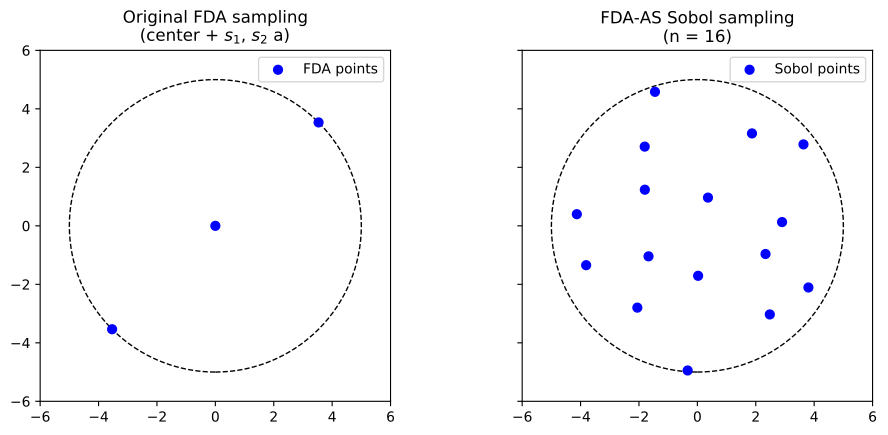

This figure's Python source:
import numpy as np
import matplotlib.pyplot as plt
from scipy.stats import qmc


def sobol_sphere_volume_lowdisc(center, radius, n, seed=42):
    """Uniform volume sampling using 2D Sobol → disc."""
    sampler = qmc.Sobol(d=2, scramble=True, seed=seed)
    u = sampler.random(n=n)  # points in [0,1]^2

    # Transform to disc: r = R * sqrt(u1), theta = 2π * u2
    r = radius * np.sqrt(u[:, 0])  # sqrt for uniform area in 2D
    theta = 2 * np.pi * u[:, 1]
    x = r * np.cos(theta)
    y = r * np.sin(theta)

    points = np.column_stack([x, y])
    return points + center


# ---------- Parameters ----------
center = np.array([0.0, 0.0])
radius = 5.0
D = 2
alpha = 1

# FDA original points (center + s1, s2 along first axis)
d = 0  # axis index (0‑based)
e_d = np.zeros(D)
e_d[d] = 1.0

shift = alpha * radius / np.sqrt(D) * np.ones(D)
s1 = center + shift
s2 = center - shift
original_points = np.array([center, s1, s2])

# FDA‑AS Sobol points (n = 2^ceil(log2(5*D)) = 16 for D=2)
n_sobol = 2 ** int(np.ceil(np.log2(5 * D)))
sobol_points = sobol_sphere_volume_lowdisc(center, radius, n=n_sobol, seed=1)

# ---------- Plot ----------
fig, (ax1, ax2) = plt.subplots(1, 2, figsize=(10, 4.5), sharey=True)

# Left: original FDA
circle1 = plt.Circle((center[0], center[1]), radius,
                     fill=False, color='black', linestyle='--')
ax1.add_patch(circle1)
ax1.scatter(original_points[:, 0], original_points[:, 1],
            c='blue', s=40, zorder=5, label='FDA points')
ax1.set_aspect('equal')
ax1.set_xlim(-6, 6)
ax1.set_ylim(-6, 6)
ax1.set_title('Original FDA sampling\n(center + $s_1$, $s_2$ a)')
#ax1.grid(True, alpha=0.3)
ax1.legend()

# Right: FDA‑AS Sobol
circle2 = plt.Circle((center[0], center[1]), radius,
                     fill=False, color='black', linestyle='--')
ax2.add_patch(circle2)
ax2.scatter(sobol_points[:, 0], sobol_points[:, 1],
            c='blue', s=40, zorder=5, label='Sobol points')
ax2.set_aspect('equal')
ax2.set_xlim(-6, 6)
ax2.set_ylim(-6, 6)
ax2.set_title(f'FDA‑AS Sobol sampling\n(n = {n_sobol})')
#ax2.grid(True, alpha=0.3)
ax2.legend(loc="upper right")

plt.tight_layout()
plt.savefig('sampling_comparison.pdf', dpi=300, bbox_inches='tight')
plt.show()
